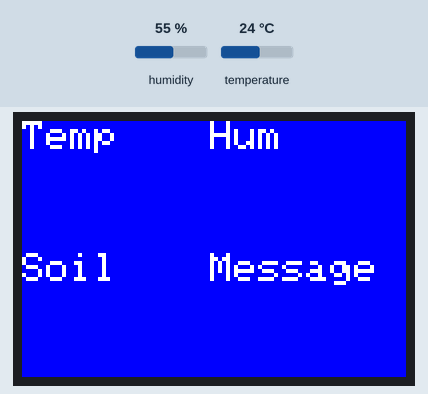
The program below on a simulated Arduino Nano, built with avr-gcc and run on an emulated ATmega328P. Shown: 96×64 colour display. The inputs (shaded band) are chosen by the test bench; at power-on: humidity 55 %, temperature 24 °C.

Above: at 0.2 s.
At 2.2 s:
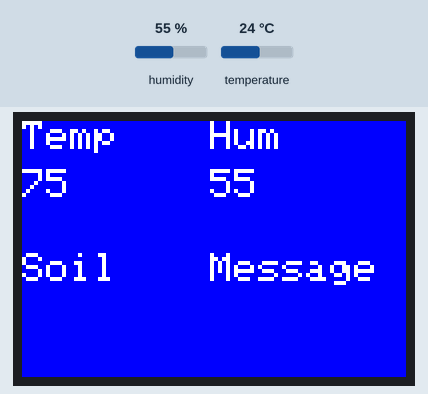

The program:

main.cpp
```cpp
#include <Arduino.h>
#include <Adafruit_GFX.h>
#include <Adafruit_SSD1331.h>
#include <SPI.h>
#include <Adafruit_I2CDevice.h>
//#include <String.h>
#include <DHT_U.h>

//color definitions for OLED SPI screen SSD1331
#define BLACK   0x0000
#define BLUE    0x001F
#define RED     0xF800
#define GREEN   0x07E0
#define CYAN    0x07FF
#define MAGENTA 0xF81F
#define YELLOW  0xFFE0
#define WHITE   0xFFFF

//define pins for items used
#define OLEDCS 10
#define OLEDDC 11
#define OLEDRES 8
#define OLEDSDA A4
#define OLEDSCL A5

#define DHT11PIN 4

//create display
Adafruit_SSD1331 screen = Adafruit_SSD1331(OLEDCS, OLEDDC, OLEDSDA, OLEDSCL, OLEDRES);

/*
This function will print the headers
on the screen
over the values over the values that
will be chaning, This text will not
change and is meant to be ran only
once.
*/
void setHeaders()
{
  screen.setCursor(0,0);
  screen.print("Temp");
  screen.setCursor(47,0);
  screen.print("Hum");
  screen.setCursor(0,33);
  screen.print("Soil");
  screen.setCursor(47, 33);
  screen.print("Message");
}
/*
This function will send valued to
the screen and can also be used to
clear the data under the headers.
*/
template <class T>
void sendValuesToScreen(T colorText, int temp, int hum, int soil, char* message)
{
  screen.setTextColor(colorText);
  screen.setCursor(0,12);
  screen.print(temp);
  screen.setCursor(47,12);
  screen.print(hum);
  screen.setCursor(0,45);
  screen.print(soil);
  screen.setCursor(47, 45);
  screen.print(message);
}
/*
will update the specific value under temp
*/
template <class T>
void changeTempOnScreen(T colorText, int temp)
{
  screen.setTextColor(colorText);
  screen.setCursor(0,12);
  screen.print(temp);
}
/*
will update the specific value under hum
*/
template <class T>
void changeHumOnScreen(T colorText, int hum)
{
  screen.setTextColor(colorText);
  screen.setCursor(47,12);
  screen.print(hum);
}
/*
will update soil
*/
template <class T>
void changeSoilOnScreen(T colorText, int soil)
{
  screen.setTextColor(colorText);
  screen.setCursor(0,45);
  screen.print(soil);
}
/*
will update message
*/
template <class T>
void changeMessageOnScreen(T colorText, char* message)
{
  screen.setTextColor(colorText);
  screen.setCursor(47,45);
  screen.print(message);
}
/*
will read from DHT11 and print on screen if different from the last reading
it uses pointers, and may need to be rewritten to accomodate the arduino's nature
this was written with the implication that the arduino was going to handle global
variables well but it does not.... (continued in loop())
*/
void readDHT11(float* temperature, float* humidity, DHT dht)
{
  float c = dht.readTemperature();
  float f = dht.readTemperature(true);
  float h = dht.readHumidity();

  if (isnan(h) || isnan(c) || isnan(f))
  {
    char err[] = "Could not read DHT11";
    changeHumOnScreen(RED, '*');
    changeTempOnScreen(RED, '*');
    changeMessageOnScreen(RED,err);
    return;
  }
  else if(f == *temperature || h == *humidity)
  return;
  else
  {
    changeTempOnScreen(BLUE,*temperature);
    changeHumOnScreen(BLUE, *humidity);
    *temperature = f;
    *humidity = h;
    changeHumOnScreen(WHITE, *humidity);
    changeTempOnScreen(WHITE, *temperature);
  }
}

DHT dht(DHT11PIN, DHT11);
void setup()
{
  dht.begin();
  Serial.begin(9600);
  screen.begin();
  screen.setFont();
  screen.fillScreen(BLUE);
  screen.setTextColor(WHITE);
  setHeaders();
}
 void loop()
{
  //delay(2000);
  /*
  given what we have we essentially made an infinite loop within a loop, an idea is to make a button
  that turns off and on the DHT11, but for now it works well and we will leave it as is unless some
  one else has a better idea of how to handle this. this may work in our favor for mqtt
  */
  float* humAddr;
  float* tempAddr;
  float hum;
  float temp;
  humAddr = &hum;
  tempAddr = &temp;
  while(true)
  {
    delay(2000);
    readDHT11(tempAddr, humAddr, dht);
  }

  //temp = 0;
  //hum = 0;
  //delay(2000);
  //readDHT11(temp, hum, dht);
  //char str[] = "Test1";
  //sendValuesToScreen(BLACK,94,2,3, str);
  //delay(500);
  //sendValuesToScreen(RED,1,2,3, str);
  //delay(500);
  //changeTempOnScreen(BLUE,1);
  //delay(500);
  //changeTempOnScreen(BLUE, 94);
  //delay(500);
  //changeTempOnScreen(BLACK, 94);
  //delay(500);


  //delay(2000);
  //sendValuesToScreen(WHITE, dht.readTemperature(true), dht.readHumidity(),0,str);
  /*
  //hum = dht.readHum
  // Reading temperature or humidity takes about 250 milliseconds!
  // Sensor readings may also be up to 2 seconds 'old' (its a very slow sensor)
  float h = dht.readHumidity();
  // Read temperature as Celsius (the default)
  float t = dht.readTemperature();
  // Read temperature as Fahrenheit (isFahrenheit = true)
  float f = dht.readTemperature(true);

  // Check if any reads failed and exit early (to try again).
  if (isnan(h) || isnan(t) || isnan(f)) {
    Serial.println(F("Failed to read from DHT sensor!"));
    return;
  }

  // Compute heat index in Fahrenheit (the default)
  float hif = dht.computeHeatIndex(f, h);
  // Compute heat index in Celsius (isFahreheit = false)
  float hic = dht.computeHeatIndex(t, h, false);

  Serial.print(F("Humidity: "));
  Serial.print(h);
  Serial.print(F("%  Temperature: "));
  Serial.print(t);
  Serial.print(F("°C "));
  Serial.print(f);
  Serial.print(F("°F  Heat index: "));
  Serial.print(hic);
  Serial.print(F("°C "));
  Serial.print(hif);
  Serial.println(F("°F"));
*/
}
```
